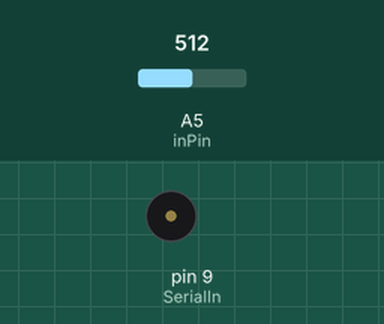
Simulated run of this sketch. Board: Arduino Uno, built with avr-gcc and run on an emulated ATmega328P. Parts: buzzer (waves = sounding). The inputs (shaded band) are chosen by the test bench; at power-on: A5 (inPin) = 512. What the sketch prints to the serial monitor is not drawn.

Above: at 0.1 s.
At 3.7 s:
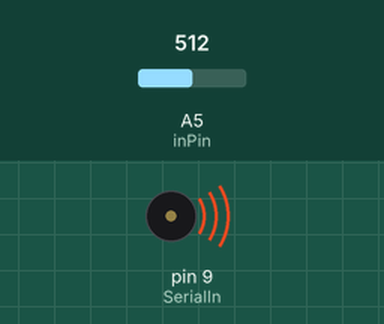
Timing chart, 0 to 5.2 s (numbered marks = the images above):
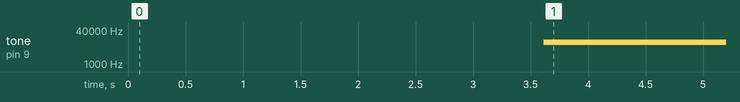

Measured:
- by itself, tone on pin 9 (SerialIn): silent → 10566 Hz at 3.6 s

The sketch:

tectingElectromagneticInterference_andMakingBadMusic__Pag27_.ino
```cpp
/*   POR GUSTAVO JARRO CALLIZAYA*/
/*DEL*/
/*TEXTO: ENVIRONMENTAL
 *        MONITORING WITH AEDUINO
 *        EMILY GERTZ & PATRICK DI JUSTO
  ) "MAKER PRESS"*/
/* PRACTICA:DETECTING ELECTROMAGNETIC INTERFERENCE
 *          4/PROJECT
  PAGINA 27 DEL TEXTO**/


#include <SoftwareSerial.h>
#define SerialIn 9
#define SerialOut 7
#define wDelay 900

int inPin = 5;
int val = 0;

SoftwareSerial mySerialPort(SerialIn, SerialOut);

void setup()
{
  pinMode(SerialOut, OUTPUT);
  pinMode(SerialIn, INPUT);

  mySerialPort.begin(19200);
  mySerialPort.print("vv");

  mySerialPort.print("xxxx");
  delay(wDelay);
  mySerialPort.print("----");
  delay(wDelay);
  mySerialPort.print("8888");
  delay(wDelay);
  mySerialPort.print("xxxx");
  delay(wDelay);

  Serial.begin(9600);

}


void loop()
{

 val = analogRead(inPin);

 Serial.println(val);
 dispData(val);
 val = map(val, 1, 100, 1, 2048);
 tone(9,val,10);

}


void dispData(int i)
{
   if((i<-999) || (i>9999))
 {
   mySerialPort.print("ERRx");
   return;
 }
 char fourChars[5];
 sprintf(fourChars, "%04d", i);

 mySerialPort.print("v");
 mySerialPort.print(fourChars);

}
```
